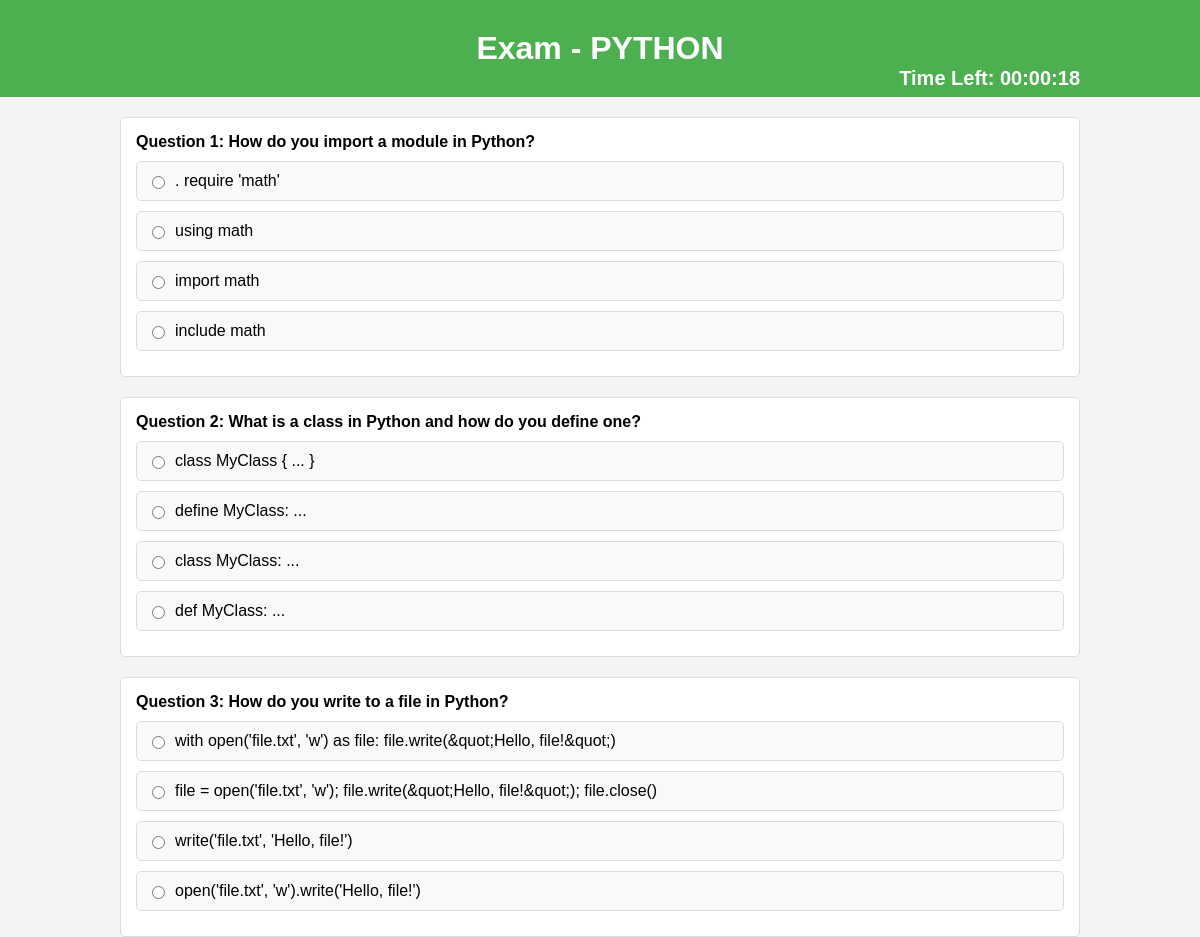
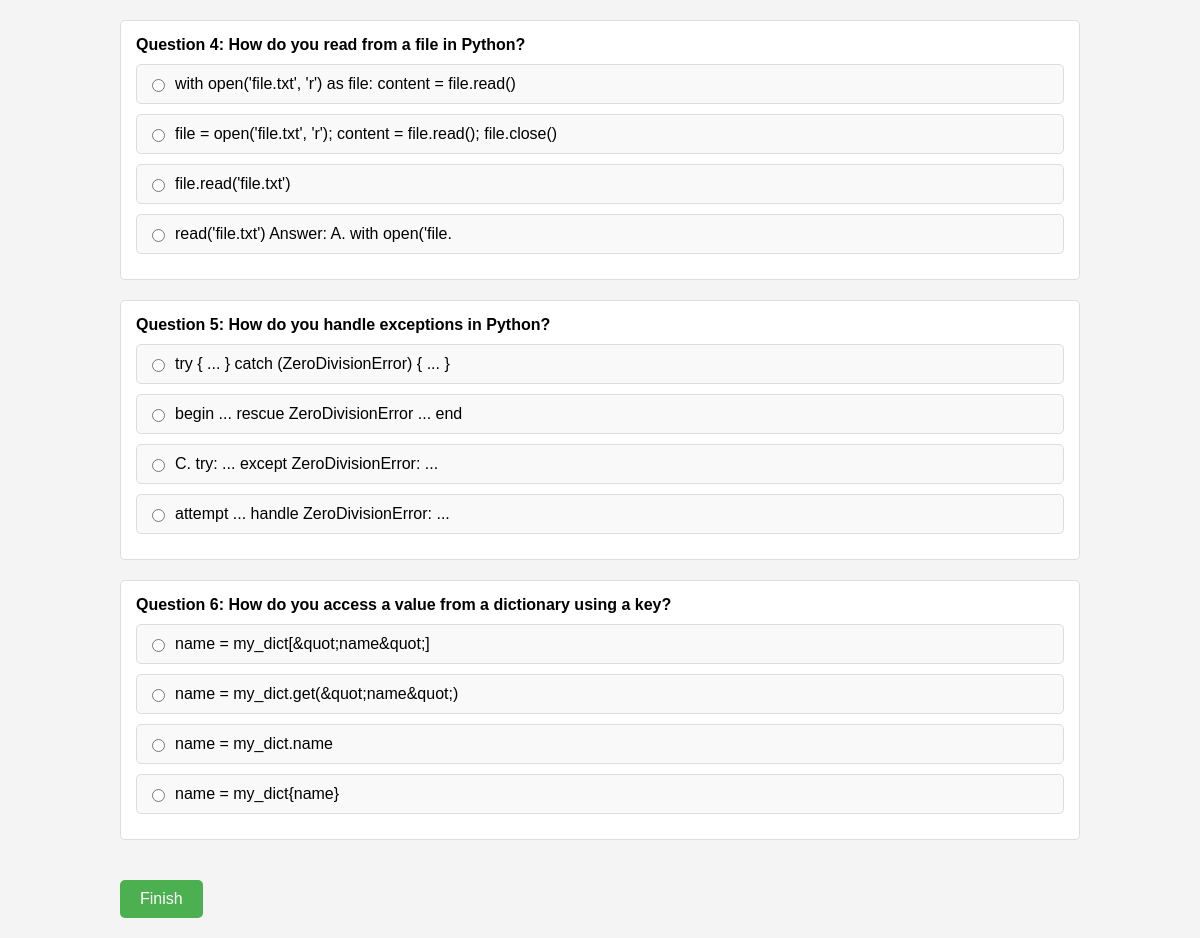
The page /start_exam.php?subject=PYTHON (signed in) on the database its author committed (2 pictures, top to bottom).
### tables this page shows
CREATE TABLE `exam_test_questions` (
  `id` int(11) NOT NULL,
  `subject_name` varchar(255) NOT NULL,
  `question` text NOT NULL,
  `optionA` varchar(255) NOT NULL,
  `optionB` varchar(255) NOT NULL,
  `optionC` varchar(255) NOT NULL,
  `optionD` varchar(255) NOT NULL,
  `answer_key` char(1) NOT NULL,
  `timeout` time NOT NULL
);

### start_exam.php (the view, shortened to what this page needs)
<?php
include 'config.php';
$subject = $_GET['subject'];
$sql = "SELECT * FROM exam_test_questions WHERE subject_name = ?";
if ($stmt = $conn->prepare($sql)) {
    $stmt->bind_param("s", $subject);
    $stmt->execute();
    $questions = $stmt->get_result();
} else {
    echo "Error preparing statement: " . $conn->error;
}
$sql_timeout = "SELECT timeout FROM exam_test_questions WHERE subject_name = ? LIMIT 1";
if ($stmt_timeout = $conn->prepare($sql_timeout)) {
    $stmt_timeout->bind_param("s", $subject);
    $stmt_timeout->execute();
    $timeout_result = $stmt_timeout->get_result();
    $timeout_row = $timeout_result->fetch_assoc();
    $timeout = $timeout_row['timeout'];
} else {
    echo "Error preparing statement: " . $conn->error;
}
?>
<!DOCTYPE html>
<html lang="en">
<head>
</head>
<body>
<header>
    <div class="container">
        <h1>Exam - <?php echo htmlspecialchars($subject); ?></h1>
        <div class="timer" id="timer">Time Left: <?php echo htmlspecialchars($timeout); ?></div>
    </div>
</header>
<section id="main">
    <div class="container">
        <form id="examForm" method="post" action="submit_exam.php">
            <?php
            if ($questions && $questions->num_rows > 0) {
                $question_number = 1;
                while ($question = $questions->fetch_assoc()) {
                    ?>
                    <div class="question">
                        <p><strong>Question <?php echo $question_number++; ?>:</strong> <?php echo htmlspecialchars($question['question']); ?></p>
                        <div class="options">
                            <label class="option">
                                <input type="radio" name="answer_<?php echo $question['id']; ?>" value="A"> <?php echo htmlspecialchars($question['optionA']); ?>
                            </label>
                            <label class="option">
                                <input type="radio" name="answer_<?php echo $question['id']; ?>" value="B"> <?php echo htmlspecialchars($question['optionB']); ?>
                            </label>
                            <label class="option">
                                <input type="radio" name="answer_<?php echo $question['id']; ?>" value="C"> <?php echo htmlspecialchars($question['optionC']); ?>
                            </label>
                            <label class="option">
                                <input type="radio" name="answer_<?php echo $question['id']; ?>" value="D"> <?php echo htmlspecialchars($question['optionD']); ?>
                            </label>
                        </div>
                    </div>
                    <?php
                }
            } else {
                echo "<p>No questions available for this exam.</p>";
            }
            ?>
            <button type="submit" class="submit-btn">Finish</button>
        </form>
    </div>
</section>
</body>
</html>

### start_exam.php (style rules this page uses)
body { font-family: Arial, sans-serif; margin: 0; padding: 0; background-color: #f4f4f4; }
.container { width: 80%; margin: 20px auto; }
header { background-color: #4CAF50; color: white; padding: 10px 0; text-align: center; }
h1 { margin: 0; }
.question { margin-bottom: 20px; padding: 15px; border: 1px solid #ddd; border-radius: 5px; background-color: #fff; }
.question p { margin: 0; font-weight: bold; }
.options { margin-top: 10px; }
.option { display: flex; align-items: center; margin-bottom: 10px; padding: 10px; border: 1px solid #ddd; border-radius: 5px; background-color: #f9f9f9; }
.option input[type="radio"] { margin-right: 10px; }
.timer { font-size: 20px; font-weight: bold; float: right; }
.submit-btn { background-color: #4CAF50; color: white; border: none; padding: 10px 20px; text-align: center; text-decoration: none; display: inline-block; font-size: 16px; cursor: pointer; border-radius: 5px; margin-top: 20px; }

### rows shown on the page
exam_test_questions: question "How do you import a module in Python?", optionA ". require 'math'", optionB "using math", optionC "import math", optionD "include math"
exam_test_questions: question "What is a class in Python and how do you define one?", optionA "class MyClass { ... }", optionB "define MyClass: ...", optionC "class MyClass: ...", optionD "def MyClass: ..."
exam_test_questions: question "How do you write to a file in Python?", optionA "with open('file.txt', 'w') as file: file.write(&quot;Hello, file!&quot;)", optionB "file = open('file.txt', 'w'); file.write(&quot;Hello, file!&quot;); file.close()", optionC "write('file.txt', 'Hello, file!')", optionD "open('file.txt', 'w').write('Hello, file!')"
exam_test_questions: question "How do you read from a file in Python?", optionA "with open('file.txt', 'r') as file: content = file.read()", optionB "file = open('file.txt', 'r'); content = file.read(); file.close()", optionC "file.read('file.txt')", optionD "read('file.txt') Answer: A. with open('file."
exam_test_questions: question "How do you handle exceptions in Python?", optionA "try { ... } catch (ZeroDivisionError) { ... }", optionB "begin ... rescue ZeroDivisionError ... end", optionC "C. try: ... except ZeroDivisionError: ...", optionD "attempt ... handle ZeroDivisionError: ..."
exam_test_questions: question "How do you access a value from a dictionary using a key?", optionA "name = my_dict[&quot;name&quot;]", optionB "name = my_dict.get(&quot;name&quot;)", optionC "name = my_dict.name", optionD "name = my_dict{name}"

### other values the page prints
$subject "PYTHON"
